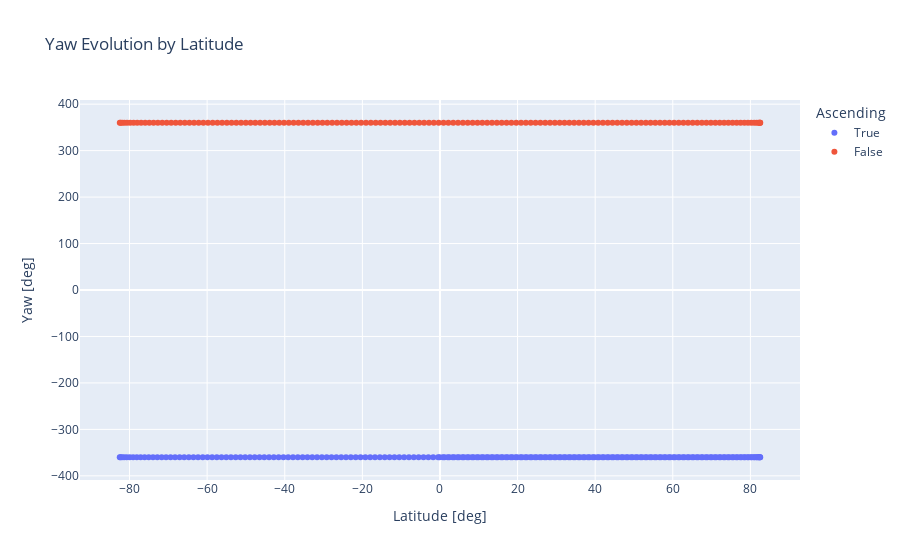

Notebook cell for this chart:
### Code cell
yprs = pd.DataFrame(
    data=[
        calculate_ypr(state)
        for state in yaw_compensated_profile.get_states_at(
            instants=instants,
        )
    ],
    columns=[
        "Timestamp",
        "Longitude [deg]",
        "Latitude [deg]",
        "Altitude [m]",
        "Yaw [deg]",
        "Pitch [deg]",
        "Roll [deg]",
        "Ascending"
    ],
)

px.scatter(
    yprs,
    x="Latitude [deg]",
    y="Yaw [deg]",
    title="Yaw Evolution by Latitude",
    color="Ascending",
)

### Figure 1 — Plotly figure (JSON) as saved in the notebook; plotly's stock layout.template omitted (floating-point values rounded to 4 significant figures; data arrays with more than 128 entries replaced by an {"elided": "..."} marker saying what was removed)
{"data": [{"hovertemplate": "Ascending=True<br>Latitude [deg]=%{x}<br>Yaw [deg]=%{y}<extra></extra>", "legendgroup": "True", "marker": {"color": "#636efa", "symbol": "circle"}, "mode": "markers", "name": "True", "orientation": "v", "showlegend": true, "type": "scatter", "x": {"elided": "216 float values"}, "xaxis": "x", "y": {"elided": "216 float values"}, "yaxis": "y"}, {"hovertemplate": "Ascending=False<br>Latitude [deg]=%{x}<br>Yaw [deg]=%{y}<extra></extra>", "legendgroup": "False", "marker": {"color": "#EF553B", "symbol": "circle"}, "mode": "markers", "name": "False", "orientation": "v", "showlegend": true, "type": "scatter", "x": {"elided": "145 float values"}, "xaxis": "x", "y": {"elided": "145 float values"}, "yaxis": "y"}], "layout": {"legend": {"title": {"text": "Ascending"}, "tracegroupgap": 0}, "title": {"text": "Yaw Evolution by Latitude"}, "xaxis": {"anchor": "y", "domain": [0.0, 1.0], "title": {"text": "Latitude [deg]"}}, "yaxis": {"anchor": "x", "domain": [0.0, 1.0], "title": {"text": "Yaw [deg]"}}}}
